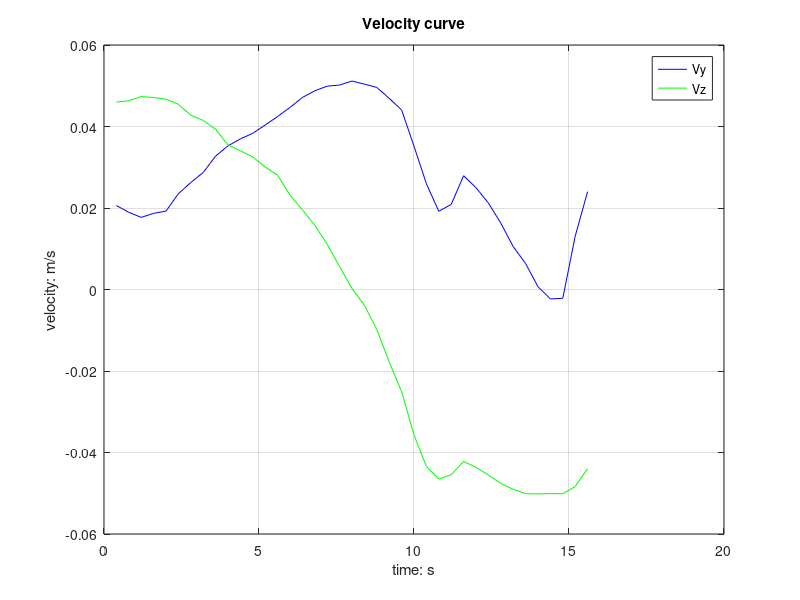

Write MATLAB code to recreate this figure. (Note: this script raises an error after producing the figure.)
%% Use sampling method to reduce the size, the interval between samples are 
% almost equal.

dt = 0.4; 
position = load("sampled.mat").sampled_point; 
% take the first 39 points, because the last point is inside the circle,
% where the originial dynamics works.
velocity =  diff(position) / dt;
start_pos = [0, 0.4];
% start_pos = [-0.045 , 0.15];   % starting from somewhere near the demonstration starti
% start_pos = [0.3, 0.3];
% start_pos = [2,2];
target = [0.4, 0.1];
% num = size(input,1);  

%% Plot velocity
tt = (1:39) * dt;
figure(1)
plot(tt, velocity(:,1),'b', tt, velocity(:,2), 'g')
grid on
legend('Vy', 'Vz')
xlabel('time: s')
ylabel('velocity: m/s')
title('Velocity curve')

%% Calculate rotation angle theta and scaling factor k 
input = [];
for i = 1:39
    % calculate original velocity, in the form of column vector
    v_origin = [-0.4 * (position(i,1)-0.4); -0.4 * (position(i,2)-0.1)];
    v = [velocity(i,1); velocity(i,2)];
    theta = acos(dot (v_origin, v) / (norm(v_origin) * norm(v))); % in radian
    k = norm(v)/norm(v_origin) -1;
    p = [position(i,1), position(i,2), theta, k];
    input(i,:) =  p;
end


%% Implement GPR process
current = start_pos; 

dt = 0.002;
miu = zeros(length(input),1);  % zero-mean
t = 0;
Br = 0.03; 
l_distance = 0.02;
l_distance_h = 0.04; 
idx = 0;

sigma_f = 5; l = 0.01;  % hyperparams for GP
variance = [];
trace = [current];
k_XX = sigma_f * exp( -l^-1 * pdist2(input(:,1:2), input(:,1:2)).^ 2 /2);
% k_XX = kernel(points(:,1:2));
% mtx = inv(k_XX + 0.0000001*eye(200));  % inverse of the matrix
k_XX = k_XX + 0.001*eye(39);   % no inverse of the matrix
R = chol(k_XX);  % do chelosky decomposition

%tmp_theta = R\(R'\points(:,3)) ;  % this is (k_XX + noise)^-1 * theta
%tmp_k = R\(R'\points(:,4)) ;
v_all = [];
k_Xx = zeros(1,39); k_xx = sigma_f; idx = 0;
while t < 40
%    idx = idx + 1;
%while norm (current-target) > 1e-5
%while norm(current - target) > 0.03
    
    idx = idx + 1;
%   state = [points(:,1:2);current];  % position information, used to calculate covariance matrixx
    
    k_Xx = sigma_f * exp( -l^-1 * pdist2 (current, input(:,1:2)).^2 /2); 
    
    alpha = (R\(R'\k_Xx'))';  % (k_XX ^-1 * k_xX)' = k_Xx * k_XX^-1
    alpha_t = truncate(alpha);   % truncate weights
%     alpha_t = alpha;
    theta_pred = alpha_t * input(:,3);
    k_pred = alpha_t * input(:,4);
    
    if k_pred + 1 < 1e-4
        k_pred = 0;
    elseif k_pred < -2
        k_pred = -2;
    elseif k_pred > 2
        k_pred = 2;
    else
        k_pred = 1* k_pred;
    end
    
    % calculate the prediction
   
%     theta_pred = k_Xx * tmp_theta;
%     k_pred = k_Xx * tmp_k;
%     tmp_variance = R\(R'\k_Xx');
    variance = k_xx - k_Xx * alpha';
    vv(idx) = variance;
    % alpha = k_Xx * mtx;
%     alpha = truncate(alpha);   % truncate weights
%     theta_pred = alpha * points(:,3);  % prediction of theta
%     scal_pred = alpha * points(:,4);  % prediction of scaling factor k
%     variance = k_xx - alpha * k_Xx'; 
    
    % calculate the velocity prediction based on theta and k
    Mr = [cos(theta_pred) -sin(theta_pred); sin(theta_pred) cos(theta_pred)];
    M = (1+k_pred) * Mr;
    v_o = -0.4 * (current- target);  % the originial linear dynamics
    v_n = (M * v_o')';   % modulated velocity
    v_all = [v_all; v_n];
    current = current + v_n * dt;

    t = t + dt;

    
        % if gp does not have any element, which means the dynamics should be
        % the original one. 
        % gp = input;
        
                
    % calculate the modulation 
%     Mr = [cos(m_theta) -sin(m_theta); sin(m_theta) cos(m_theta)];
%     M = (1+m_k) * Mr;
%     v = (M * v')';
%     
    % if there is no prediction at this point,
%     t = t + dt; 
%     current = current + dt * v;
%     % save the trace
    trace = [trace; current];
    
end


%% Plot the trajectory.
figure(2)
scatter(trace(:,1), trace(:,2),8, 'b');
hold on
plot(trace(:,1), trace(:,2));
hold on
circle(0.4,0.1,0.02,2,'c');
hold on
plot(0.4,0.1, 'x', 'color', 'r', 'LineWidth',10)
grid on

hold on 
scatter(input(:,1), input(:,2))
